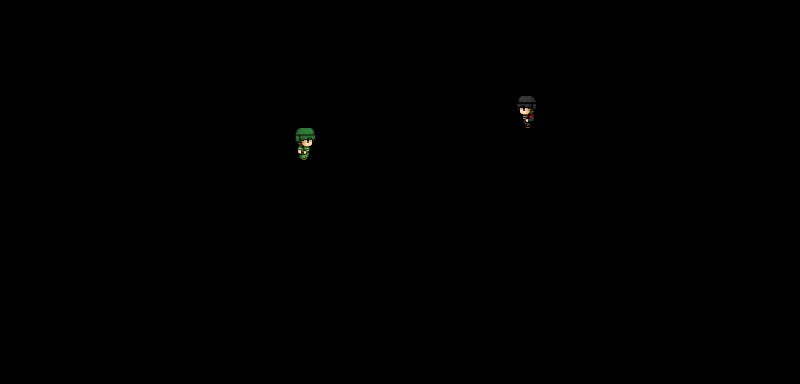

The image is a tile-based game level rendered from a .tmx file. Its description and complete source (layers, tilesets, objects, tile grids) follow:
An orthogonal 25x12 tile map with 32x32 px tiles, 1 tile layer (Calque de Tile 1).

<map version="1.0" tiledversion="2017.07.26" orientation="orthogonal" renderorder="right-down" width="25" height="12" tilewidth="32" tileheight="32" nextobjectid="1">
 <tileset firstgid="1" name="personnage" tilewidth="32" tileheight="32" tilecount="5" columns="5">
  <image source="personnage.png" width="160" height="32" />
 </tileset>
 <layer name="Calque de Tile 1" width="25" height="12">
  <data encoding="csv">
1,1,1,1,1,1,1,1,1,1,1,1,1,1,1,1,1,1,1,1,1,1,1,1,1,
1,1,1,1,1,1,1,1,1,1,1,1,1,1,1,1,1,1,1,1,1,1,1,1,1,
1,1,1,1,1,1,1,1,1,1,1,1,1,1,1,1,1,1,1,1,1,1,1,1,1,
1,1,1,1,1,1,1,1,1,1,1,1,1,1,1,1,4,1,1,1,1,1,1,1,1,
1,1,1,1,1,1,1,1,1,3,1,1,1,1,1,1,1,1,1,1,1,1,1,1,1,
1,1,1,1,1,1,1,1,1,1,1,1,1,1,1,1,1,1,1,1,1,1,1,1,1,
1,1,1,1,1,1,1,1,1,1,1,1,1,1,1,1,1,1,1,1,1,1,1,1,1,
1,1,1,1,1,1,1,1,1,1,1,1,1,1,1,1,1,1,1,1,1,1,1,1,1,
1,1,1,1,1,1,1,1,1,1,1,1,1,1,1,1,1,1,1,1,1,1,1,1,1,
1,1,1,1,1,1,1,1,1,1,1,1,1,1,1,1,1,1,1,1,1,1,1,1,1,
1,1,1,1,1,1,1,1,1,1,1,1,1,1,1,1,1,1,1,1,1,1,1,1,1,
1,1,1,1,1,1,1,1,1,1,1,1,1,1,1,1,1,1,1,1,1,1,1,1,1
</data>
 </layer>
</map>
